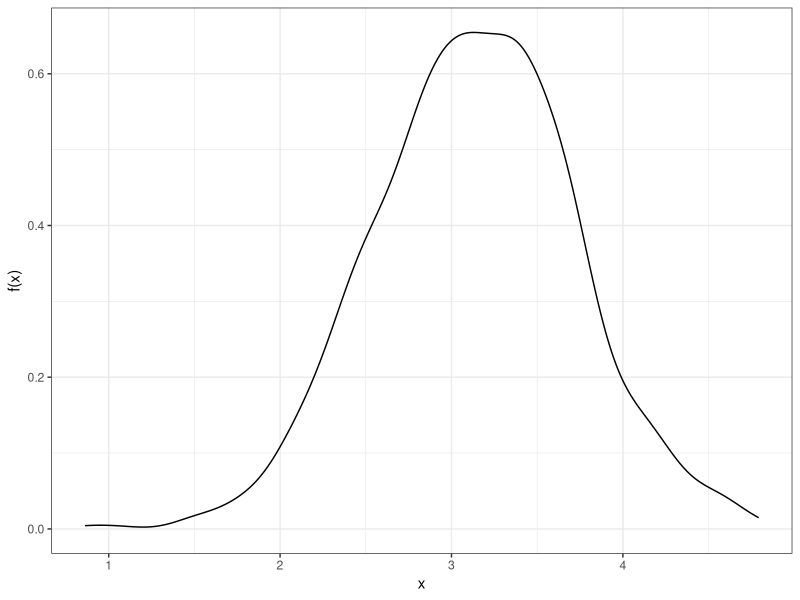
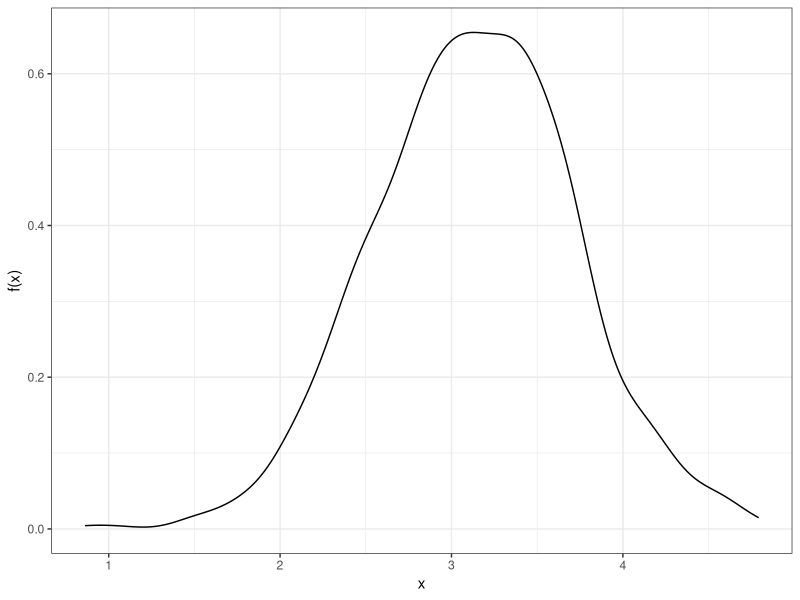
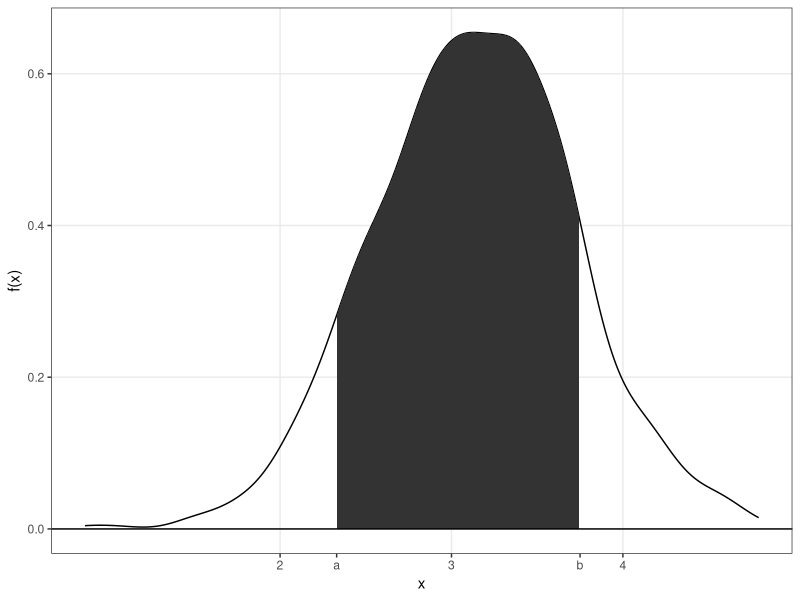
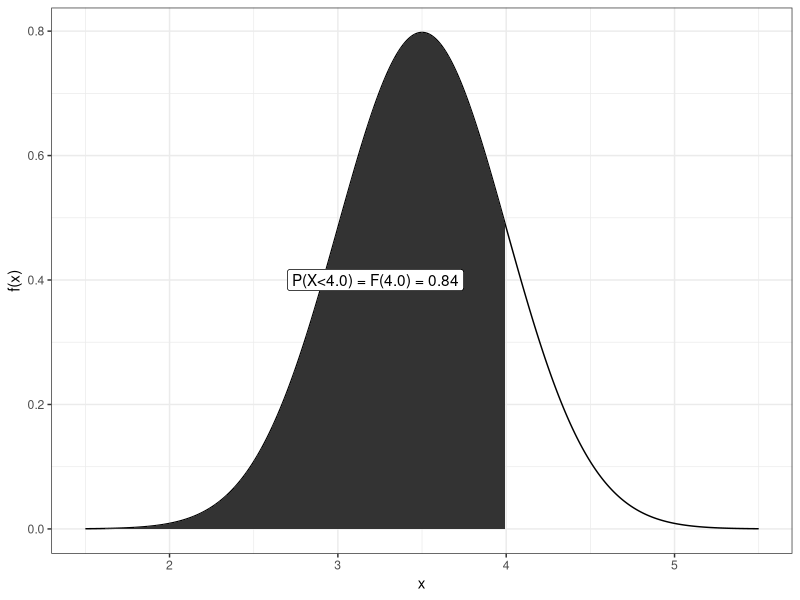
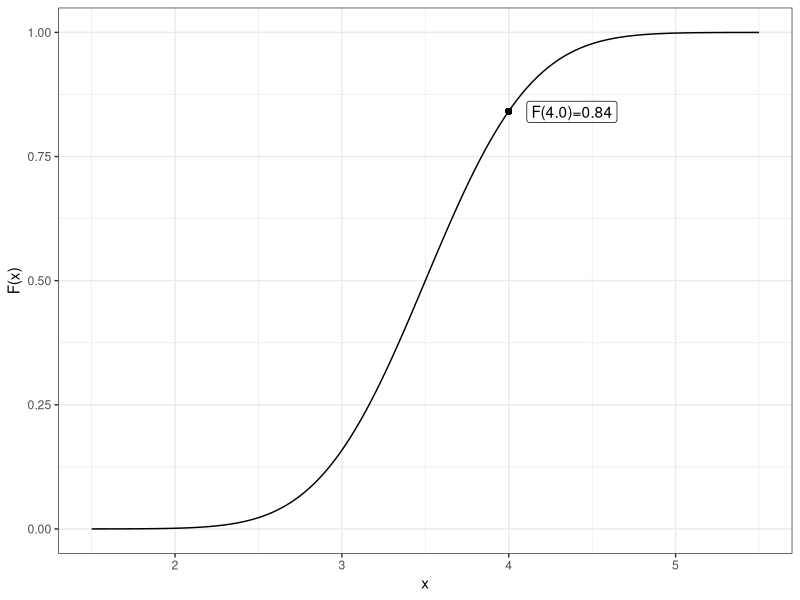
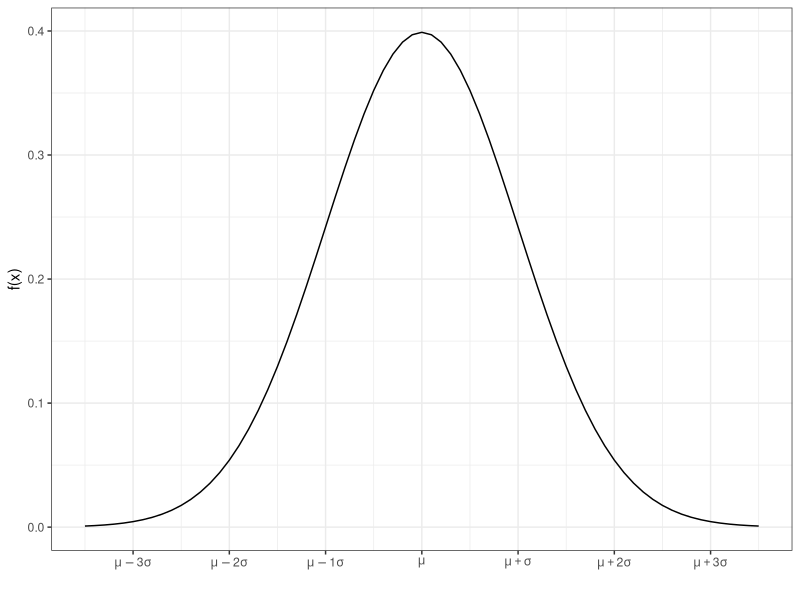
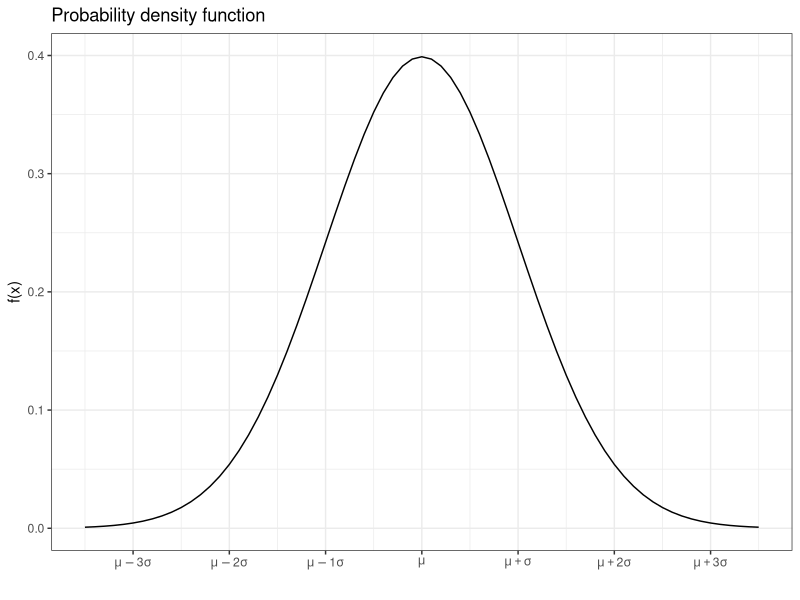
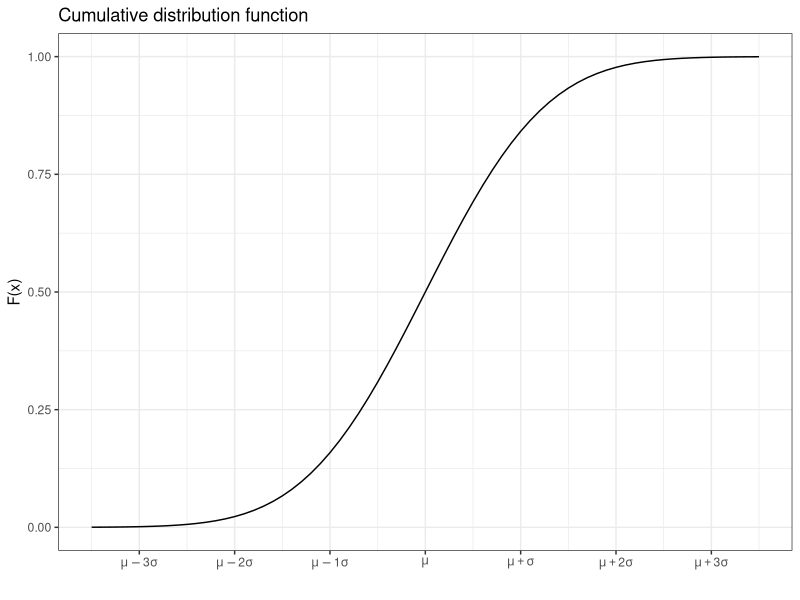

Generate these figures, in order, with R: (Note: this script raises an error after producing the figures.)
## ---- chunk 1
require(tidyverse)
require(ggplot2)
require(reshape2)
require(knitr)
require(kableExtra)
knitr::opts_chunk$set(fig.width=3.5, fig.height=3.5, echo = FALSE, cache=TRUE, error=FALSE, warnings=FALSE, dpi=600)
options(digits=2)
## ---- chunk 2
#fig.cap="Probability density function of the weight of a newborn baby.",
set.seed(11)
baby <- data.frame(smoke=sample(1000, x=0:2, prob=c(0.45,0.45,0.1), replace=TRUE)) %>% mutate(m=c(3.4, 3.0, 2.5)[smoke+1], wt=rnorm(n(), mean=m, sd=0.5))
ggplot(baby, aes(x=wt)) + theme_bw() + xlab("x") + ylab("f(x)") + geom_density()
## ---- chunk 3
#| layout-ncol: 2
ggplot(baby, aes(x=wt)) + theme_bw() + xlab("x") + ylab("f(x)") + geom_density()
#plot(ggplot(data.frame(w=wt), aes(x=w)) + theme_bw() + xlab("x") + ylab("f(x)") + geom_density())

df.wt <- density(baby$wt)
df.wt <- data.frame(x=df.wt$x, y=df.wt$y)
plot(ggplot(baby, aes(x=wt)) + theme_bw() + xlab("x") + ylab("f(x)") + geom_density() + geom_area(data=df.wt %>% filter(x<3.75, x>2.33), aes(x=x, y=y)) + scale_x_continuous(breaks=c(2,2.33,3,3.75,4,5), labels=c('2','a','3','b','4','5')) + geom_hline(yintercept=0) + theme(panel.grid.minor = element_blank(), panel.grid.major.x = element_line(color = c("grey92", NA, "grey92", NA, "grey92", "grey92"))))
#plot(ggplot(data.frame(w=wt), aes(x=w)) + theme_bw() + xlab("x") + ylab("f(x)") + geom_density() + geom_area(data=df.wt %>% filter(x<3.75, x>2.33), aes(x=x, y=y)) + scale_x_continuous(breaks=c(2,2.33,3,3.75,4,5), labels=c('2','a','3','b','4','5')) + geom_hline(yintercept=0) + theme(panel.grid=element_blank()))
## ---- chunk 4
w<-seq(1.5,5.5,.01)
df.nwt <- data.frame(w=w, f=dnorm(w, 3.5, 0.5))
## ---- chunk 5
#| layout-ncol: 2
plot(ggplot(df.nwt, aes(x=w, y=f)) + geom_line() + theme_bw() + xlab("x") + ylab("f(x)") + geom_area(data=df.nwt %>% filter(w<4.0)) + annotate("label",label=sprintf("P(X<4.0) = F(4.0) = %.2f", pnorm(4,3.5,0.5)), x=2.7, y=0.4, hjust=0))
df.nwt$F <- pnorm(df.nwt$w, 3.5, 0.5)
plot(ggplot(df.nwt, aes(x=w, y=F)) + geom_line() + xlab("x") + ylab("F(x)") + theme_bw() + geom_point(aes(x=4, y=pnorm(4,3.5,.5))) + annotate("label",label=sprintf("F(4.0)=%.2f", pnorm(4,3.5,.5)), x=4, y=.84, hjust=-0.2))##+ ggtitle("Cumulative distribution function") 
## ---- chunk 6
#ggplot(pop.FN, aes(x=Bodyweight)) + geom_histogram(binwidth=1, aes(y=stat(density)), color="white") + theme_bw() + geom_line(data=den.FN, aes(x=x, y=nfx), color="red")
x <- seq(-3.5, 3.5, .1)
dN <- data.frame(x=x, fx=dnorm(x))
plot(ggplot(dN, aes(x=x, y=fx)) + geom_line() + scale_x_continuous(breaks=-3:3, labels=c(expression(mu-3*sigma),expression(mu-2*sigma), expression(mu-1*sigma), expression(mu), expression(mu+sigma), expression(mu + 2*sigma),  expression(mu + 3*sigma))) + xlab("") + ylab("f(x)") + theme_bw())
## ---- chunk 7
#| layout-ncol: 2
dN$Fx <- pnorm(x)
ggplot(dN, aes(x=x, y=fx)) + geom_line() + scale_x_continuous(breaks=-3:3, labels=c(expression(mu-3*sigma),expression(mu-2*sigma), expression(mu-1*sigma), expression(mu), expression(mu+sigma), expression(mu + 2*sigma),  expression(mu + 3*sigma))) + xlab("") + ylab("f(x)") + theme_bw() + ggtitle("Probability density function")
ggplot(dN, aes(x=x, y=Fx)) + geom_line() + scale_x_continuous(breaks=-3:3, labels=c(expression(mu-3*sigma),expression(mu-2*sigma), expression(mu-1*sigma), expression(mu), expression(mu+sigma), expression(mu + 2*sigma),  expression(mu + 3*sigma))) + xlab("") + ylab("F(x)") + theme_bw() + ggtitle("Cumulative distribution function")
## ---- chunk 8
w<-seq(-3.5,3.5,.01)
df.nwt <- data.frame(w=w, f=dnorm(w))
plot(ggplot(df.nwt, aes(x=w, y=f)) + geom_line() + theme_bw() + xlab("x") + ylab("f(x)") + geom_area(data=df.nwt %>% filter(w<0.7)) + annotate("label",label=sprintf("P(Z<z) = F(z)"), x=-1.0, y=0.1, hjust=0) + scale_x_continuous(breaks=c(-2,0,+.7,2), labels=c("-2","0","z","2")) + theme(panel.grid.minor = element_blank(), panel.grid.major.x = element_line(color = c("grey92", "grey92", NA, "grey92"))))
## ---- chunk 9
z <- sapply(seq(-3.4, -3.49, -0.01), function(x) seq(x,0,0.1))
z <- -z[nrow(z):1,]
z <- sapply(seq(0, 0.09, 0.01), function(x) seq(x,3.49,0.1))
zscore.df <- apply(pnorm(z), 2, function(x) sprintf("%.4f",x))
row.names(zscore.df) <- sprintf("%.1f", z[,1])
colnames(zscore.df) <- seq(0,0.09,0.01)
kable(zscore.df, caption = "F(z) = P(Z<z)") %>% kable_styling(font_size = 12)
## ---- chunk 10
w=seq(-3.5,9,0.01)
df.nwt <- rbind(data.frame(w=w, f=dnorm(w), X="X1"), data.frame(w=w, f=dnorm(w, m=3, s=2), X="X2"), data.frame(w=w, f=dnorm(w, m=1.5, s=sqrt(1+4)), X="X1+X2")) |> mutate(X=factor(X, levels=c("X1", "X2", "X1+X2")))
ggplot(df.nwt, aes(x=w, y=f, color=X)) + geom_line() + theme_bw() + xlab("x") + ylab("f(x)") + scale_color_manual("", values=c("red", "blue", "purple")) + theme(legend.position = c(1,1), legend.justification = c(1,1), legend.background = element_rect(fill="transparent"))
## ---- chunk 11
#| label: fig-leftskewed
#| fig-cap: "A left skewed distribution. Can for example show the distribution of age of a mouse who died of natural causes."
#| fig.width: 5
miceage <- 2*(2-rgamma(10000, 3, 9))
data.frame(age=miceage) |> ggplot(aes(x=age)) + geom_density() + theme_bw()
## ---- chunk 12
#| label: fig-meanskew
#| fig-cap: "Distribution of sample means, where the means are computed based on random samples of sizes 3, 5, 10, 15, 20 and 30, respectively."
#| fig.width: 7
#| fig.height: 3.55
rs <- data.frame(n = c(3,5,10,15,20,30)) |> group_by(n) |> summarize(m=replicate(10000, mean(sample(miceage, n))), .groups="drop")
rs |> ggplot(aes(x=m, fill=factor(n))) + geom_histogram(bins=50) + theme_bw() + facet_wrap(~factor(n))+ theme(legend.position="none")
## ---- chunk 13
x <- seq(-0,5, .01)
dX <- data.frame(x=x, n=rep(c(2, 3,4,5,7, 10), each=length(x))) %>%
  mutate(fx=dchisq(x, df=n-1))
#dT <- data.frame(x=x, fx=dt(x, df=n-1))
ggplot(dX, aes(x=x, y=fx, color=factor(paste0("n=",n), levels=paste0("n=",sort(unique(n)))))) + geom_line() + theme_bw() + scale_color_discrete("") + ylim(c(0,0.5)) + theme(legend.position = c(1,1), legend.justification = c(1,1))
## ---- chunk 14
x <- seq(-0,5, .01)
dX <- data.frame(x=x, n1=rep(c(2,4,10), each=length(x)), n2=rep(c(2,4,10), each=length(x)*3)) %>%
  mutate(fx=df(x, df1=n1-1, df2=n2-1))
#dT <- data.frame(x=x, fx=dt(x, df=n-1))
ggplot(dX, aes(x=x, y=fx, color=factor(sprintf("n1=%i, n2=%i",n1, n2), levels=sprintf("n1=%i, n2=%i",rep(sort(unique(n1)), each=3), sort(unique(n2)))))) + geom_line() + theme_bw() + scale_color_discrete("") + ylim(c(0,0.8)) + theme(legend.position = c(1,1), legend.justification = c(1,1))
## ---- chunk 15
x <- seq(-3.5,3.5, .01)
dT <- data.frame(x=x, n=rep(c(2, 3,5,7, 10, 15, 20, 30), each=length(x))) %>%
  mutate(fx=dt(x, df=n-1))
#dT <- data.frame(x=x, fx=dt(x, df=n-1))
ggplot(dT, aes(x=x, y=fx, color=factor(paste0("n=",n), levels=paste0("n=",sort(unique(n)))))) + geom_line() + theme_bw() + scale_color_discrete("")
## ---- chunk 16
knitr::include_graphics("figures/ageurn.png")
## ---- chunk 17
#| layout-ncol: 2
knitr::include_graphics("figures/ageurn_male.png")
knitr::include_graphics("figures/ageurn_female.png")
## ---- chunk 18
#| layout-ncol: 2
x<-seq(1.5,5.5,.01)
df.nwt <- data.frame(x=x, f=dnorm(x, 3.5, 0.5))
ggplot(df.nwt, aes(x=x, y=f)) + geom_line() + ggtitle("N(3.5, 0.5)") + theme_bw()
m <- replicate(1000, mean(rnorm(10, m=3.5, sd=0.5)))
ggplot(data.frame(m=m), aes(x=m)) + geom_histogram(color="white", bins=25) + ggtitle("mean of a sample of size 10") + theme_bw()
